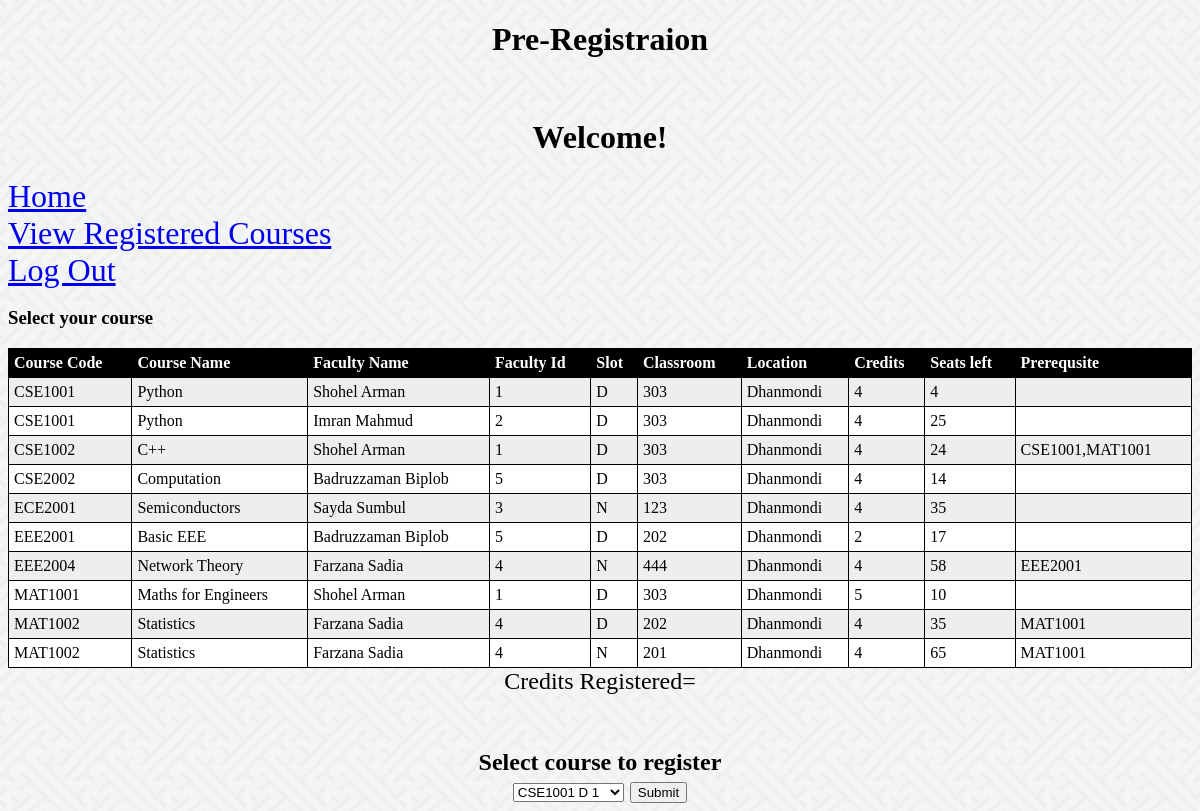
Screenshot of /welcome.php (signed in) with the database file from the repository.
### tables this page shows
CREATE TABLE `course_available` (
  `CCode` varchar(7) NOT NULL,
  `Slot` varchar(2) NOT NULL,
  `FNo` int(11) NOT NULL,
  `CNo` int(11) NOT NULL,
  `Location` varchar(20) NOT NULL,
  `Seats_left` int(11) NOT NULL
);

CREATE TABLE `course_details` (
  `CCode` varchar(7) NOT NULL,
  `CName` varchar(20) NOT NULL,
  `Credits` int(11) NOT NULL,
  `DNo` int(11) NOT NULL
);

CREATE TABLE `faculty` (
  `FNo` int(11) NOT NULL,
  `FName` varchar(20) NOT NULL,
  `LName` varchar(20) NOT NULL,
  `Gender` varchar(1) NOT NULL,
  `DOB` date NOT NULL,
  `PhNo` varchar(10) NOT NULL,
  `Address` varchar(50) NOT NULL,
  `Email` varchar(20) NOT NULL,
  `DNo` int(11) NOT NULL
);

### welcome.php (the view, shortened to what this page needs)
<!DOCTYPE html>
<html lang="en">
<head>
</head>
<body background="images.png">
<h1 style="text-align: center;">Pre-Registraion</h1>
<?php
$username=$_SESSION['username'];
$pdo = new PDO('mysql:host=localhost;dbname=Course_Registration', 'root',
'');
$sql="select sum(Course_Details.Credits) from Course_Details,Student_Registers WHERE Student_Registers.CCode LIKE Course_Details.CCode and Student_Registers.Rno like '$username';";
$result=$pdo->query($sql);
$row=$result->fetch();
$total=$row[0];
$sql="select * from Student where Rno like '$username'";
$result=$pdo->query($sql);
$output=$result->fetch();
$Fname=$output['Fname'];
$Lname=$output['Lname'];
?>
<br>
<h1 style="text-align: center;"><?php echo "Welcome! $Fname  $Lname" ?></h1>
<font size="6" color="blue">
<a href="welcome.php">Home</a>
<br>
<a href="registered.php">View Registered Courses</a>
<br>
<a href="logout.php">Log Out</a>
</font>
<br>
<h3>Select your course</h3>
<table id="t01">
  <tr>
    <th>Course Code</th>
    <th>Course Name</th>
    <th>Faculty Name</th>
    <th>Faculty Id</th>
    <th>Slot</th>
    <th>Classroom</th>
    <th>Location</th>
    <th>Credits</th>
    <th>Seats left</th>
    <th>Prerequsite</th>
</tr>
<?php
$sql= "select a.ccode,a.slot,a.cno,a.location,b.fname,b.lname,c.cname,c.Credits,a.Seats_left,a.fno from Course_Available a,Faculty b,Course_Details c where a.fno like b.fno and a.ccode like c.ccode";
$result=$pdo->query($sql);
while ($row = $result->fetch())
{
    $sql="select PreCCode from Course_Prerequisite where CCode like '$row[0]'";
    $result2=$pdo->query($sql);
    $s="";
    while($row2=$result2->fetch())
    $s=$s.",".$row2[0];
    $s=ltrim($s,",");
    echo "
    <tr>
    <td>$row[0]</td>
    <td>$row[6]</td>
    <td>$row[4] $row[5]</td>
    <td>$row[9]</td>
    <td>$row[1]</td>
    <td>$row[2]</td>
    <td>$row[3]</td>
    <td>$row[7]</td>
    <td>$row[8]</td>
    <td>$s</td>
    </tr>
    ";
}
?>
</table>
<center>
<form name="frmdropdown" method="post" action="">
<font size="5" >
<?php echo "Credits Registered=$total";?>
<br><br><br>
<strong>Select course to register</strong>
<br>
<select name="select">
<?php
$sql="select ccode,slot,Fno from Course_Available a order by ccode";
$result=$pdo->query($sql);
while($row=$result->fetch())
{
echo "<option value='$row[0] $row[1] $row[2]'>$row[0] $row[1] $row[2]</option>" ;
}
?>
</select>
<input type="submit" name="submit" value="Submit"/>
<br>
</form>
</center>
</body>
</html>

### welcome.php (style rules this page uses)
table { width:100%; }
table, th, td { border: 1px solid black; border-collapse: collapse; }
th, td { padding: 5px; text-align: left; }
table#t01 tr:nth-child(even) { background-color: #eee; }
table#t01 tr:nth-child(odd) { background-color:#fff; }
table#t01 th { background-color: black; color: white; }

### rows the page displays
course_available: CCode "CSE1001", course_details.CName "Python", faculty.FName "Shohel", faculty.LName "Arman", FNo "1", Slot "D", CNo "303", Location "Dhanmondi", course_details.Credits "4", Seats_left "4"
course_available: CCode "CSE1001", course_details.CName "Python", faculty.FName "Imran", faculty.LName "Mahmud", FNo "2", Slot "D", CNo "303", Location "Dhanmondi", course_details.Credits "4", Seats_left "25"
course_available: CCode "CSE1002", course_details.CName "C++", faculty.FName "Shohel", faculty.LName "Arman", FNo "1", Slot "D", CNo "303", Location "Dhanmondi", course_details.Credits "4", Seats_left "24", s "CSE1001,MAT1001"
course_available: CCode "CSE2002", course_details.CName "Computation", faculty.FName "Badruzzaman", faculty.LName "Biplob", FNo "5", Slot "D", CNo "303", Location "Dhanmondi", course_details.Credits "4", Seats_left "14"
course_available: CCode "ECE2001", course_details.CName "Semiconductors", faculty.FName "Sayda", faculty.LName "Sumbul", FNo "3", Slot "N", CNo "123", Location "Dhanmondi", course_details.Credits "4", Seats_left "35"
course_available: CCode "EEE2001", course_details.CName "Basic EEE", faculty.FName "Badruzzaman", faculty.LName "Biplob", FNo "5", Slot "D", CNo "202", Location "Dhanmondi", course_details.Credits "2", Seats_left "17"
course_available: CCode "EEE2004", course_details.CName "Network Theory", faculty.FName "Farzana", faculty.LName "Sadia", FNo "4", Slot "N", CNo "444", Location "Dhanmondi", course_details.Credits "4", Seats_left "58", s "EEE2001"
course_available: CCode "MAT1001", course_details.CName "Maths for Engineers", faculty.FName "Shohel", faculty.LName "Arman", FNo "1", Slot "D", CNo "303", Location "Dhanmondi", course_details.Credits "5", Seats_left "10"
course_available: CCode "MAT1002", course_details.CName "Statistics", faculty.FName "Farzana", faculty.LName "Sadia", FNo "4", Slot "D", CNo "202", Location "Dhanmondi", course_details.Credits "4", Seats_left "35", s "MAT1001"
course_available: CCode "MAT1002", course_details.CName "Statistics", faculty.FName "Farzana", faculty.LName "Sadia", FNo "4", Slot "N", CNo "201", Location "Dhanmondi", course_details.Credits "4", Seats_left "65", s "MAT1001"

### other values shown
form field select "CSE1001 D 1"
